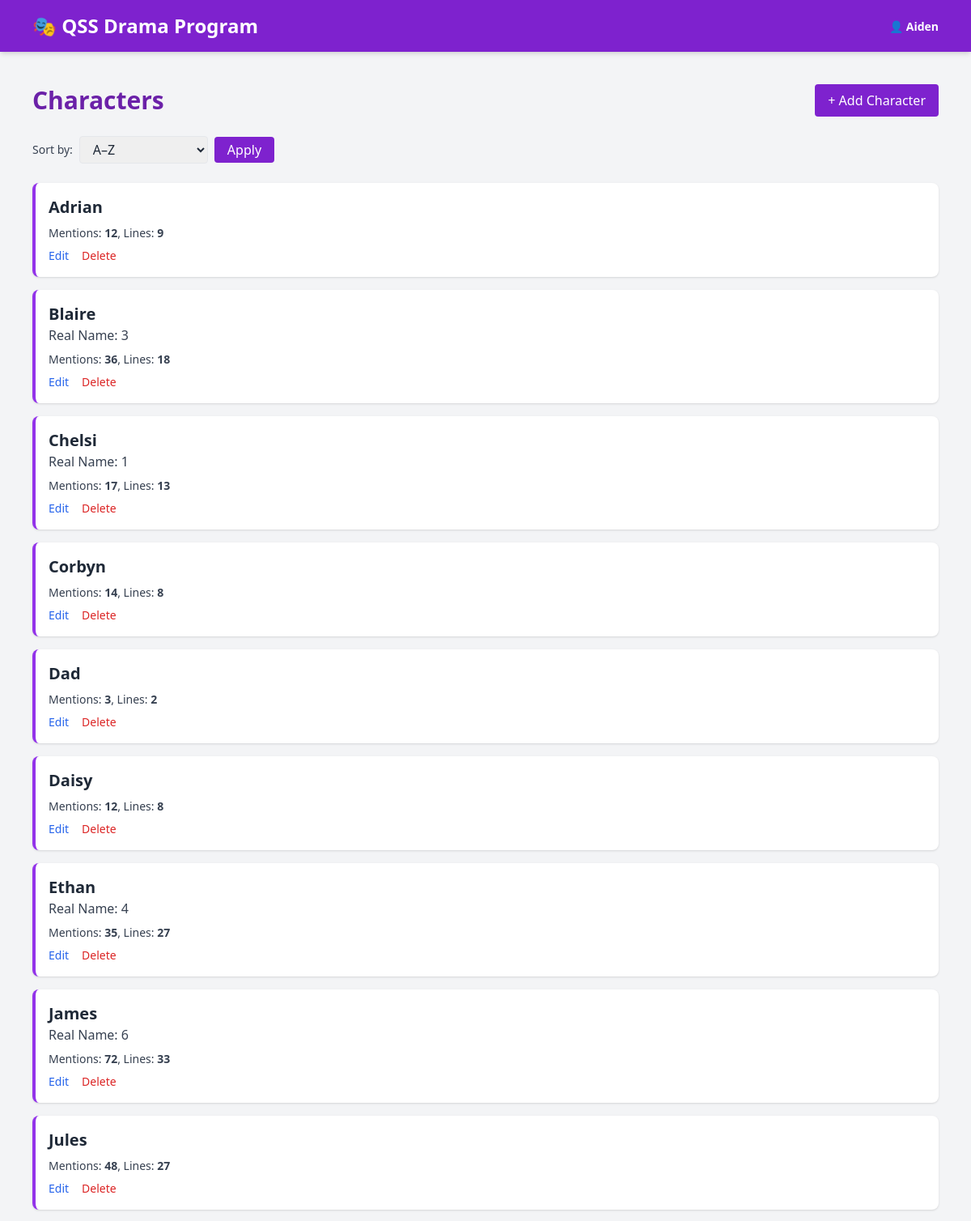
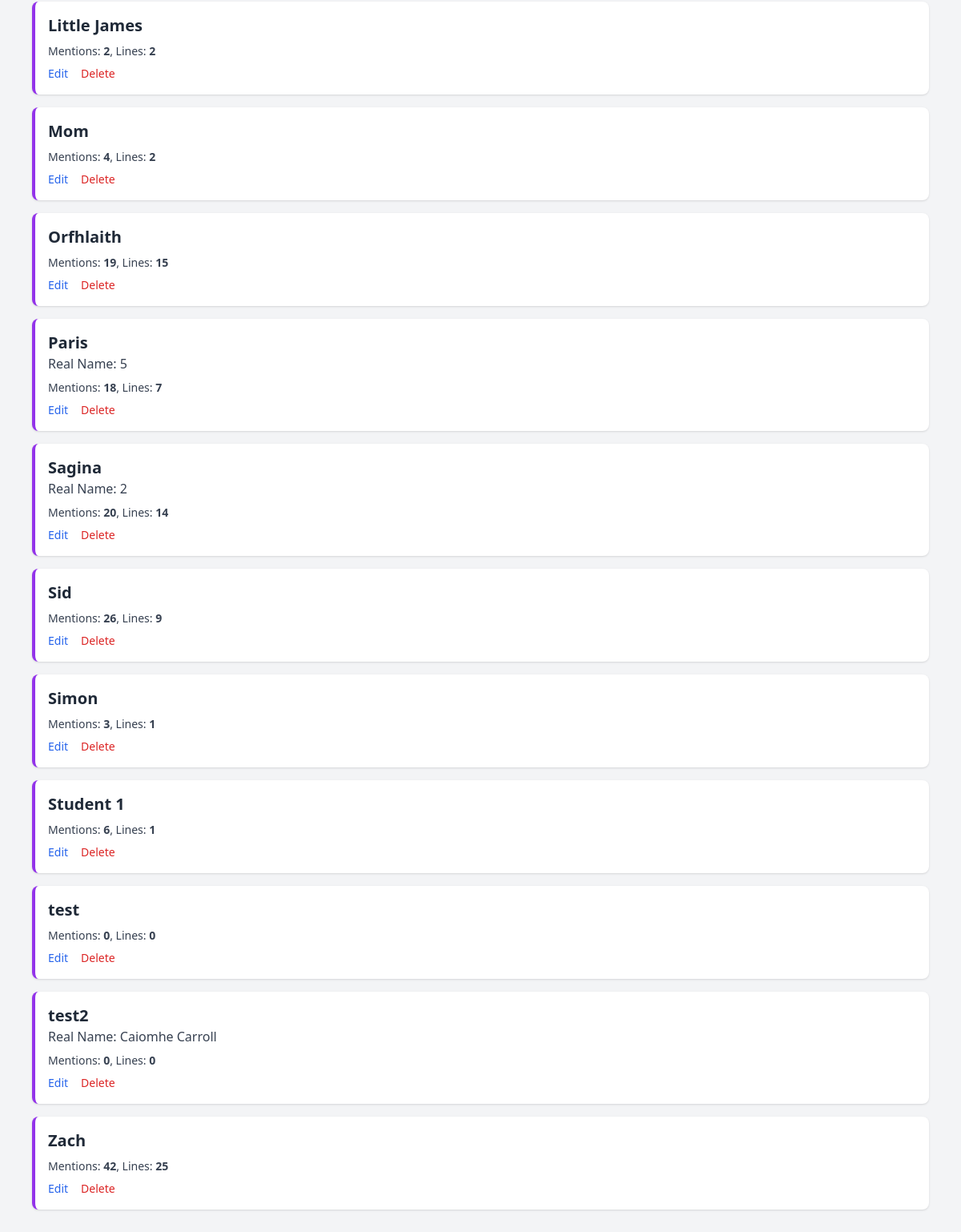
The page /characters/characters.php?show_id=24 (signed in) on the database its author committed (2 pictures, top to bottom).
### tables this page shows
CREATE TABLE `characters` (
  `id` int(11) NOT NULL,
  `stage_name` varchar(100) NOT NULL,
  `real_name` varchar(100) DEFAULT NULL,
  `show_id` int(11) DEFAULT NULL,
  `mention_count` int(11) DEFAULT 0,
  `line_count` int(11) DEFAULT 0
);

### characters/characters.php (the view, shortened to what this page needs)
<?php
include '../header.php';
$show_id = $_GET['show_id'] ?? null;
$sort = $_GET['sort'] ?? 'alpha';
$direction = $_GET['direction'] ?? null;
if (!$direction) {
  $direction = ($sort === 'alpha') ? 'ASC' : 'DESC';
} else {
  $direction = strtoupper($direction) === 'ASC' ? 'ASC' : 'DESC';
}
switch ($sort) {
  case 'alpha':
  default:
    $orderBy = "characters.stage_name $direction";
    break;
}
?>
<?php
$stmt = $pdo->prepare("
    SELECT characters.*, shows.title AS show_title
    FROM characters
    LEFT JOIN shows ON characters.show_id = shows.id
    WHERE characters.show_id = ?
    ORDER BY $orderBy
");
$stmt->execute([$show_id]);
$characters = $stmt->fetchAll(PDO::FETCH_ASSOC);
?>
<!DOCTYPE html>
<html lang="en">
<head>
  <script src="https://cdn.tailwindcss.com"></script>
</head>
<body class="bg-gray-100 text-gray-800">
  <main class="flex-1 w-full max-w-6xl px-4 py-10 mx-auto">
    <div class="flex justify-between items-center mb-6">
      <h1 class="text-3xl font-bold text-purple-800">Characters</h1>
      <a href="add_character.php?show_id=<?= $show_id ?>" class="bg-purple-700 text-white px-4 py-2 rounded hover:bg-purple-600 transition">
        + Add Character
      </a>
    </div>
    <div class="flex flex-wrap justify-between items-center mb-6 gap-4">
      <form method="GET" class="flex items-center gap-2">
        <label for="sort" class="text-sm font-medium text-gray-700">Sort by:</label>
        <select name="sort" id="sort" class="border rounded px-3 py-1 focus:outline-none focus:ring-2 focus:ring-purple-600">
          <option value="alpha" <?= $sort === 'alpha' ? 'selected' : '' ?>>A–Z</option>
        </select>
        <button type="submit" class="bg-purple-700 text-white px-4 py-1 rounded hover:bg-purple-600 transition">
          Apply
        </button>
      </form>
    </div>
    <?php if (count($characters) === 0): ?>
      <p class="text-gray-600">No characters found. Click "Add Character" to start.</p>
    <?php else: ?>
      <div class="grid gap-4">
        <?php foreach ($characters as $char): ?>
          <div class="bg-white rounded-lg p-4 shadow border-l-4 border-purple-600">
            <h3 class="text-xl font-bold"><?= htmlspecialchars($char['stage_name']) ?></h3>
            <?php if (!empty($char['real_name'])): ?>
              <p class="text-gray-700">Real Name: <?= htmlspecialchars($char['real_name']) ?></p>
            <?php endif; ?>
            <div class="mt-2 text-sm text-gray-700">
              Mentions: <span class="font-semibold"><?= $char['mention_count'] ?? 0 ?></span>,
              Lines: <span class="font-semibold"><?= $char['line_count'] ?? 0 ?></span>
            </div>
            <div class="flex gap-4 mt-2 text-sm">
              <a href="edit_character.php?id=<?= $char['id'] ?>&show_id=<?= $show_id ?>" class="text-blue-600 hover:underline">Edit</a>
              <a href="../backend/characters/delete_character.php?id=<?= $char['id'] ?>&show_id=<?= $show_id ?>" class="text-red-600 hover:underline"
                 onclick="return confirm('Are you sure you want to delete this character?');">Delete</a>
            </div>
          </div>
        <?php endforeach; ?>
      </div>
    <?php endif; ?>
  </main>
</body>
</html>

### header.php (shortened to what this page needs)
<!DOCTYPE html>
<html lang="en">
<head>
  <script src="https://cdn.tailwindcss.com"></script>
</head>
<body class="bg-gray-100 text-gray-800 min-h-screen flex flex-col">
  <header class="w-full bg-purple-700 text-white py-4 shadow-md">
    <div class="max-w-6xl mx-auto px-4 flex items-center justify-between">
      <a href="/dramamanager/index.php" class="text-2xl font-bold hover:text-purple-300 transition">
        🎭 QSS Drama Program
      </a>
      <div class="relative">
        <?php if (isset($_SESSION['user_id'])): ?>
          <button onclick="toggleDropdown()" class="text-sm font-semibold focus:outline-none hover:text-purple-300 transition">
            👤 <?= htmlspecialchars($_SESSION['username']) ?>
          </button>
        <?php else: ?>
          <a href="/dramamanager/users/login.php" class="bg-blue-600 hover:bg-blue-500 text-white text-sm px-4 py-2 rounded shadow">
            Login
          </a>
        <?php endif; ?>
      </div>
    </div>
  </header>
</body>
</html>

### rows shown on the page
characters: stage_name "Adrian", mention_count "12", line_count "9"
characters: stage_name "Blaire", real_name "3", mention_count "36", line_count "18"
characters: stage_name "Chelsi", real_name "1", mention_count "17", line_count "13"
characters: stage_name "Corbyn", mention_count "14", line_count "8"
characters: stage_name "Dad", mention_count "3", line_count "2"
characters: stage_name "Daisy", mention_count "12", line_count "8"
characters: stage_name "Ethan", real_name "4", mention_count "35", line_count "27"
characters: stage_name "James", real_name "6", mention_count "72", line_count "33"
characters: stage_name "Jules", mention_count "48", line_count "27"
characters: stage_name "Little James", mention_count "2", line_count "2"
characters: stage_name "Mom", mention_count "4", line_count "2"
characters: stage_name "Orfhlaith", mention_count "19", line_count "15"
characters: stage_name "Paris", real_name "5", mention_count "18", line_count "7"
characters: stage_name "Sagina", real_name "2", mention_count "20", line_count "14"
characters: stage_name "Sid", mention_count "26", line_count "9"
characters: stage_name "Simon", mention_count "3", line_count "1"
characters: stage_name "Student 1", mention_count "6", line_count "1"
characters: stage_name "test", mention_count "0", line_count "0"
characters: stage_name "test2", real_name "Caiomhe Carroll", mention_count "0", line_count "0"
characters: stage_name "Zach", mention_count "42", line_count "25"

### other values the page prints
$_SESSION['username'] "Aiden"
